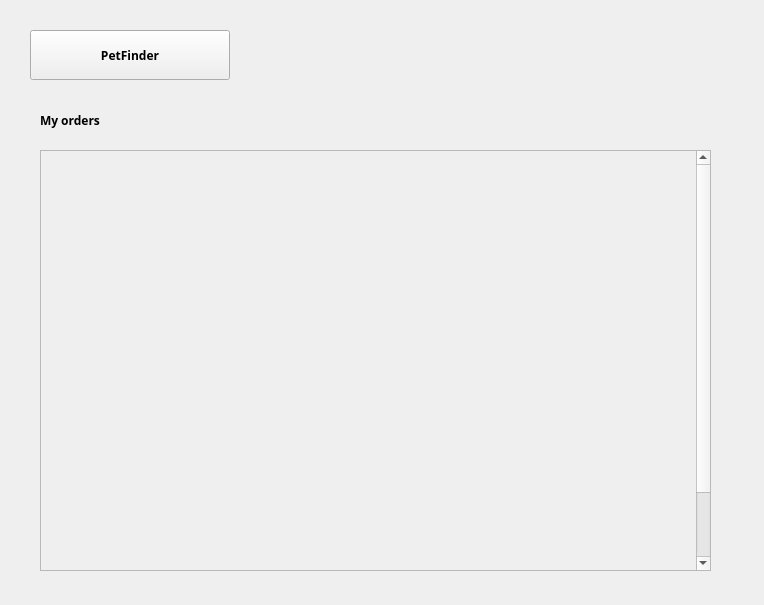
<?xml version="1.0" encoding="UTF-8"?>
<ui version="4.0">
 <class>adopterorder</class>
 <widget class="QWidget" name="adopterorder">
  <property name="geometry">
   <rect>
    <x>0</x>
    <y>0</y>
    <width>764</width>
    <height>605</height>
   </rect>
  </property>
  <property name="windowTitle">
   <string>Form</string>
  </property>
  <widget class="QLabel" name="label">
   <property name="geometry">
    <rect>
     <x>40</x>
     <y>100</y>
     <width>121</width>
     <height>41</height>
    </rect>
   </property>
   <property name="font">
    <font>
     <family>Adobe Gothic Std</family>
     <weight>75</weight>
     <bold>true</bold>
    </font>
   </property>
   <property name="text">
    <string>My orders</string>
   </property>
  </widget>
  <widget class="QToolButton" name="toolButton_home">
   <property name="geometry">
    <rect>
     <x>30</x>
     <y>30</y>
     <width>200</width>
     <height>50</height>
    </rect>
   </property>
   <property name="minimumSize">
    <size>
     <width>200</width>
     <height>0</height>
    </size>
   </property>
   <property name="maximumSize">
    <size>
     <width>200</width>
     <height>50</height>
    </size>
   </property>
   <property name="font">
    <font>
     <family>Adobe Gothic Std</family>
     <weight>75</weight>
     <bold>true</bold>
    </font>
   </property>
   <property name="text">
    <string>PetFinder</string>
   </property>
   <property name="icon">
    <iconset resource="../project/Resources.qrc">
     <normaloff>:/imgs/CommunityIcons_home.png</normaloff>:/imgs/CommunityIcons_home.png</iconset>
   </property>
   <property name="iconSize">
    <size>
     <width>50</width>
     <height>50</height>
    </size>
   </property>
   <property name="toolButtonStyle">
    <enum>Qt::ToolButtonTextBesideIcon</enum>
   </property>
  </widget>
  <widget class="QScrollArea" name="scrollArea">
   <property name="geometry">
    <rect>
     <x>40</x>
     <y>150</y>
     <width>671</width>
     <height>421</height>
    </rect>
   </property>
   <property name="widgetResizable">
    <bool>true</bool>
   </property>
   <widget class="QWidget" name="scrollAreaWidgetContents">
    <property name="geometry">
     <rect>
      <x>0</x>
      <y>0</y>
      <width>655</width>
      <height>500</height>
     </rect>
    </property>
    <property name="minimumSize">
     <size>
      <width>0</width>
      <height>500</height>
     </size>
    </property>
   </widget>
  </widget>
 </widget>
 <resources>
  <include location="../project/Resources.qrc"/>
 </resources>
 <connections/>
</ui>
